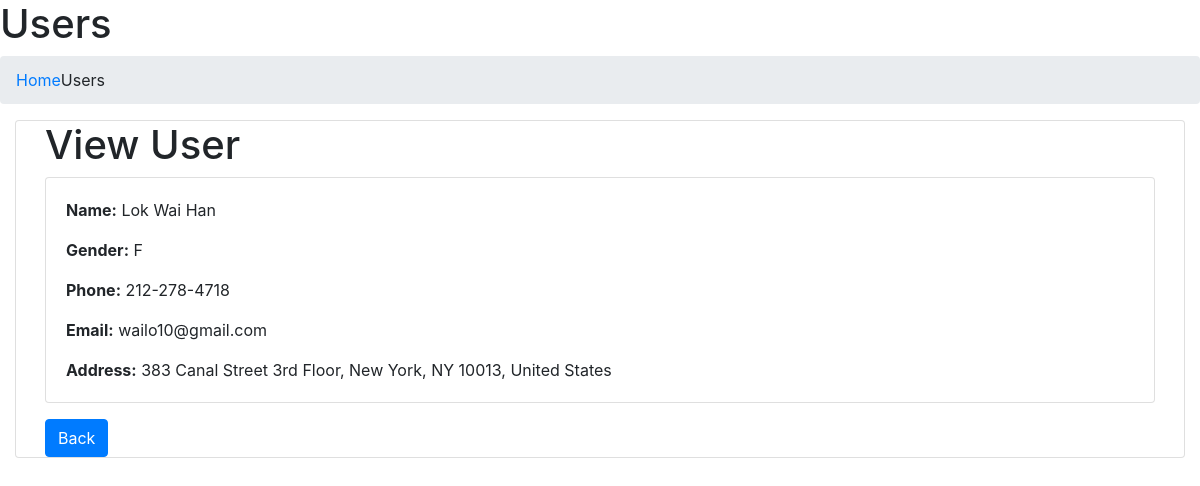
The app's page /view_user/5 with its own data.
### tables this page shows
CREATE TABLE "students" (
  "id" INTEGER NOT NULL,
  "name" TEXT NOT NULL,
  "gender" TEXT NOT NULL,
  "phone" TEXT,
  "email" TEXT,
  "address" TEXT,
  PRIMARY KEY ("id")
);

### app.py (the view)
@app.route('/view_user/<int:id>')
def view_user(id):
    conn = get_db_connection()
    student = conn.execute('SELECT * FROM students WHERE id = ?', (id,)).fetchone()
    conn.close()
    return render_template('view.html', student=student)

### app.py (called while the page is built)
def get_db_connection():
    conn = sqlite3.connect('db.sqlite3')
    conn.row_factory = sqlite3.Row
    return conn

### templates/view.html (shortened to what this page needs)
<!DOCTYPE html>
<html lang="en">
<head>
    <link href="https://stackpath.bootstrapcdn.com/bootstrap/4.5.2/css/bootstrap.min.css" rel="stylesheet">
</head>
<body>
<aside class="right-side">
    <section class="content-header">
        <h1>Users</h1>
        <ol class="breadcrumb">
            <li><a href="#"> Home</a></li>
            <li class="active">Users</li>
        </ol>
    </section>
    <section class="content">
        <div class="container-fluid">
            <div class="row">
                <div class="col-lg-12">
                    <div class="card">
                        <div class="container">
                            <h1>View User</h1>
                            <div class="card">
                                <div class="card-body">
                                    <p class="card-text"><strong>Name:</strong> {{ student['name'] }}</p>
                                    <p class="card-text"><strong>Gender:</strong> {{ student['gender'] }}</p>
                                    <p class="card-text"><strong>Phone:</strong> {{ student['phone'] }}</p>
                                    <p class="card-text"><strong>Email:</strong> {{ student['email'] }}</p>
                                    <p class="card-text"><strong>Address:</strong> {{ student['address'] }}</p>
                                </div>
                            </div>
                            <a href="{{ url_for('users') }}" class="btn btn-primary mt-3">Back</a>
                        </div>
                    </div>
                </div>
            </div>
        </div>
    </section>
</aside>
</body>
</html>

### records on screen
students: name "Lok Wai Han", gender "F", phone "212-278-4718", email "wailo10@gmail.com", address "383 Canal Street 3rd Floor, New York, NY 10013, United States"
